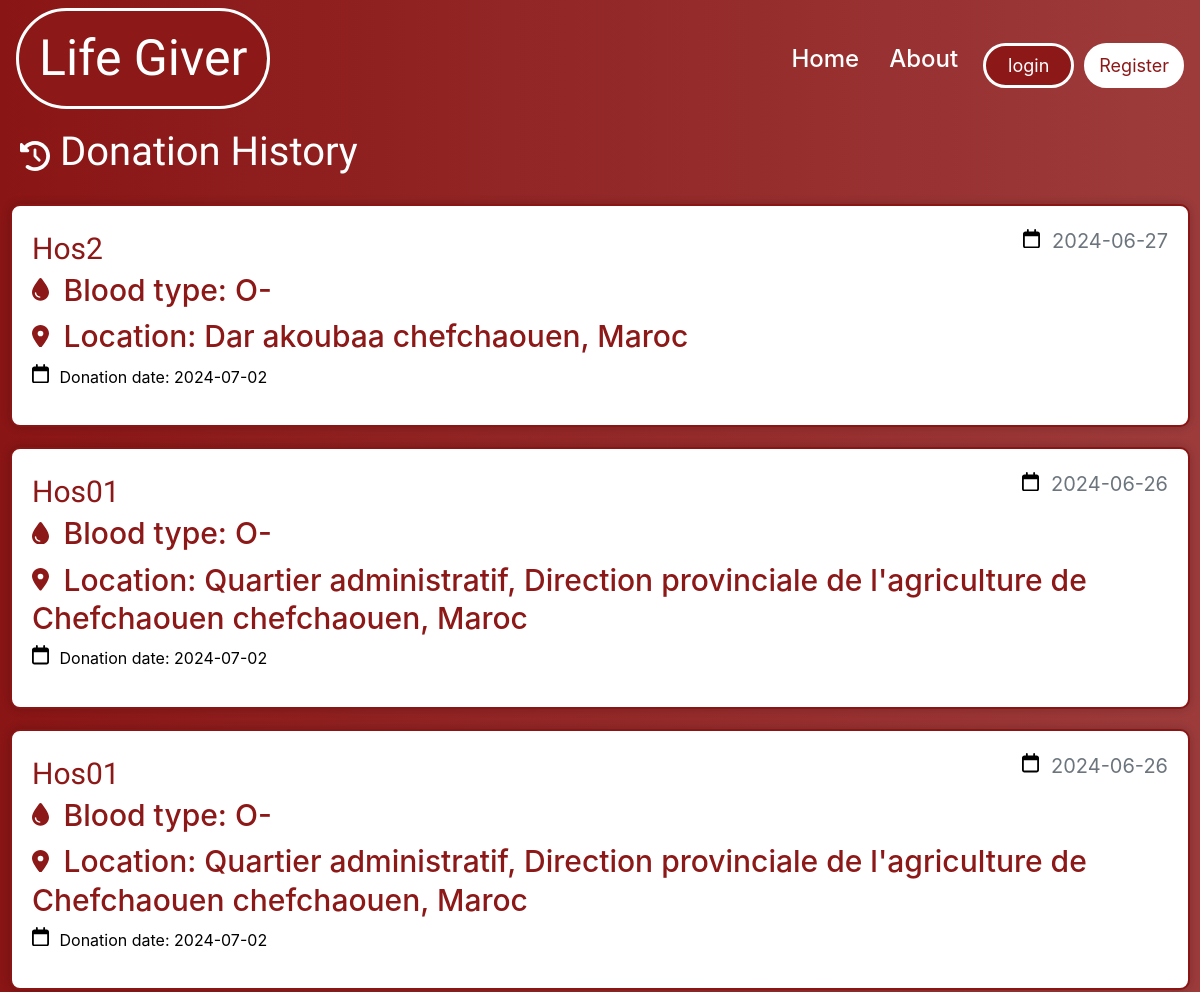
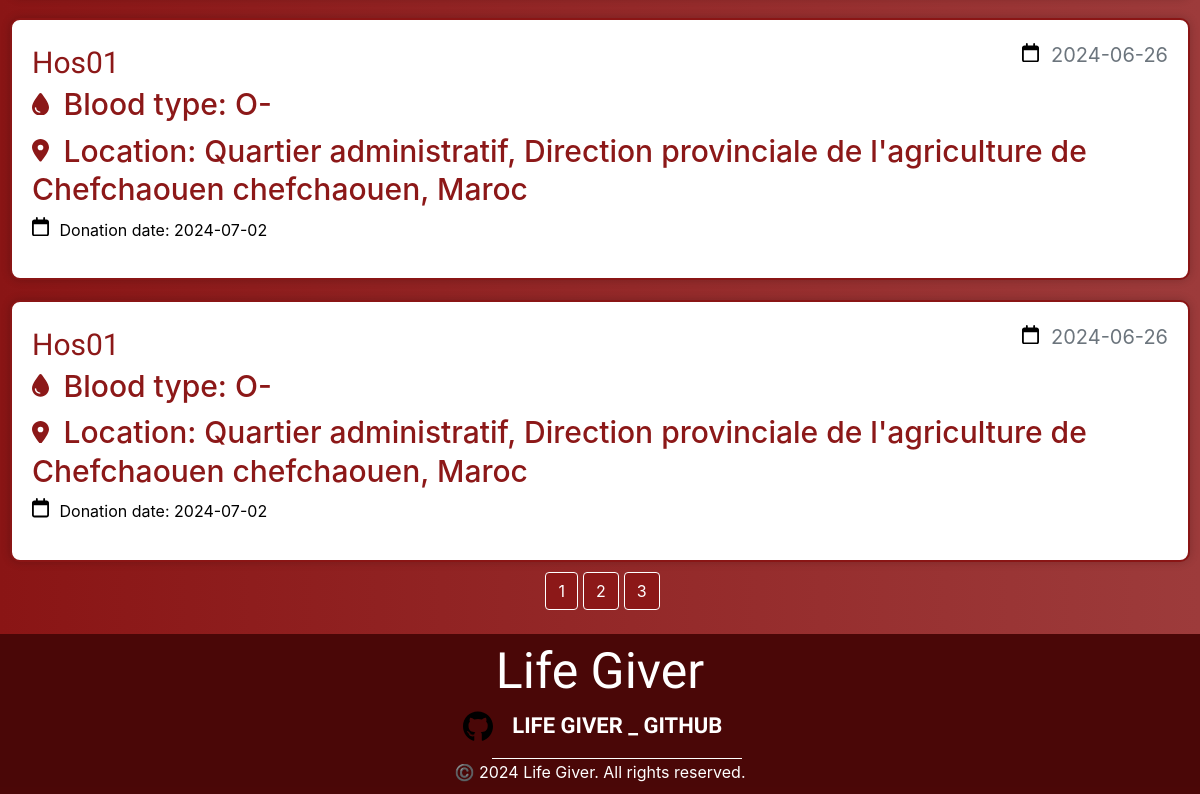
The app's page /donation_history/1 with its own data (2 pictures, top to bottom).
### Lifegiver_test/lifegiver/models.py (models this page shows, shortened)
class UserDonation(db.Model):
    id = db.Column(db.Integer, primary_key=True)
    donation_date = db.Column(db.DateTime, nullable=False, default=datetime.now)
    donor_id = db.Column(db.Integer, db.ForeignKey('donor.id'), nullable=False)
    request_id = db.Column(db.Integer, db.ForeignKey('donation_request.id'), nullable=True)
    hospital_id = db.Column(db.Integer, db.ForeignKey('hospital.id'), nullable=False)

class Hospital(db.Model, UserMixin):
    __tablename__ = 'hospital'
    id = db.Column(db.Integer, primary_key=True)
    name = db.Column(db.String(225), nullable=False)
    image_file = db.Column(db.String(20), nullable=False, default='default1.png')
    street = db.Column(db.String(500), nullable=True)
    city = db.Column(db.String(100), nullable=True)
    province = db.Column(db.String(100), nullable=True)
    zip_code = db.Column(db.String(45), nullable=True)
    country = db.Column(db.String(100), nullable=True)
    phone_number = db.Column(db.String(45), nullable=False)
    email = db.Column(db.String(125), unique=True, nullable=False)
    password = db.Column(db.String(60), nullable=False)
    barcode = db.Column(db.String(100), unique=True, nullable=False)
    lat = db.Column(db.Float, nullable=True)
    lng = db.Column(db.Float, nullable=True)
    hospital_donations = db.relationship('UserDonation', backref='hospital_donation', lazy=True)
    hospital_requests = db.relationship('DonationRequest', backref='hospital_request', lazy=True)
    urgent_requests = db.relationship('UrgentRequest', backref='hospital_urgent_request', lazy=True)

class DonationRequest(db.Model):
    id = db.Column(db.Integer, primary_key=True)
    hospital_id = db.Column(db.Integer, db.ForeignKey('hospital.id'), nullable=False)
    blood_type = db.Column(db.Enum('O-', 'O+', 'A-', 'A+', 'B-', 'B+', 'AB-', 'AB+'), nullable=False)
    request_date = db.Column(db.DateTime, nullable=False, default=datetime.now)
    status = db.Column(db.Enum('pending', 'fulfilled', 'failed'), nullable=False)
    expiration_date = db.Column(db.DateTime, nullable=False, default=lambda: datetime.now() + timedelta(days=90))
    request_donations = db.relationship('UserDonation', backref='donation_request', lazy=True)

### Lifegiver_test/lifegiver/route.py (the view)
@app.route('/donation_history/<int:donor_id>', methods=['POST', 'GET'], strict_slashes=False)
def donation_history(donor_id):
    page = request.args.get('page', 1, type=int)
    donor = Donor.query.filter_by(id=donor_id).first_or_404()
    user_donations = UserDonation.query.filter_by(donor_id=donor_id)\
            .order_by(UserDonation.donation_date.desc())\
            .paginate(page=page, per_page=5) # inteade of using .all() we gonna change it to .paginate() to get 10 requests per page
    return render_template('donation_history.html', title='All User Donations', donations=user_donations, donor_id=donor_id)

### Lifegiver_test/lifegiver/templates/donation_history.html (shortened to what this page needs)
{% extends 'layout.html' %}
{% block link %}
  <link rel="stylesheet" type="text/css" href="{{ url_for('static', filename='css/donation_history.css') }}" />
{% endblock %}
{% block content %}
  <div id="title">
    <h1>Donation History</h1>
  </div>
  {% for don in donations.items %}
    <article class="media content-section">
      <div class="media-body" id="card">
        <div class="article-metadata">
          <a class="mr-2" href="#">{{ don.hospital_donation.name }}</a>
          <small class="text-muted">
            {{ don.donation_request.request_date.strftime('%Y-%m-%d') }}
          </small>
        </div>
        <h2>
          <a class="article-title" href="#">{{ 'Blood type: ' ~ don.donation_request.blood_type }}</a>
        </h2>
        <h2>
          <a class="article-title" href="#">{{ 'Location: ' ~ don.hospital_donation.street ~ ' ' ~ don.hospital_donation.city ~ ', ' ~ don.hospital_donation.country }}</a>
        </h2>
        <p id="expiration" class="article-content">
          {{ 'Donation date: ' ~ don.donation_date.strftime('%Y-%m-%d') }}
        </p>
      </div>
    </article>
  {% endfor %}
  <div class="div">
    {% for page_num in donations.iter_pages(left_edge=1, right_edge=1, left_current=1, right_current=1) %}
      {% if page_num %}
        {% if donations.page == page_num %}
          <a id="page" class="btn btn-info mb-4" href="{{ url_for('donation_history', donor_id=donor_id, page=page_num) }}">{{ page_num }}</a>
        {% else %}
          <a id="page" class="btn btn-outline-info mb-4" href="{{ url_for('donation_history', donor_id=donor_id, page=page_num) }}">{{ page_num }}</a>
        {% endif %}
      {% else %}
        <span>. . .</span>
      {% endif %}
    {% endfor %}
  </div>
{% endblock %}

### Lifegiver_test/lifegiver/static/css/loading.css (style rules this page uses)
:root { --border-width: 7px; }
* { margin: 0; padding: 0; }

### Lifegiver_test/lifegiver/static/css/donation_history.css (style rules this page uses)
body { background-image: linear-gradient(to right, #8a1515, #9d3b3b); }
#card { padding-left: 20px; padding-top: 20px; padding-right: 20px; padding-bottom: 20px; background: #fff; border: 2px solid rgb(255, 255, 255, .2); backdrop-filter: blur(20px); box-shadow: 0 0 10px rgb(0, 0, 0, .2); color: #fff; border-radius: 10px; border: 2px solid #8a1515; }
article { padding-left: 10px; padding-top: 10px; padding-right: 10px; padding-bottom: 10px; }
#page { background-color: #8c1818; border: 1px solid #fff; color: #fff; margin-left: 5px; }
.div { display: flex; justify-content: center; }
svg { width: 17px; margin-right: 6px; }
small { font-size: 20px; margin-left: 60px; }
.article-metadata { display: flex; justify-content: space-between; }
.article-metadata a { color: #8c1818; font-size: 30px; font-weight: 400; font-family: "Acme", sans-serif; text-decoration: none; }
h2 a { color: #8c1818 !important; font-size: 30px !important; text-decoration: none !important; }
#title h1 { color: #fff; font-family: "Acme", sans-serif; }
#title { display: flex; margin-top: 10px; margin-bottom: 10px; margin-left: 20px; }
#title svg { margin-right: 10px; width: 30px; }
#expiration { color: black !important; }

### records on screen
UserDonation: hospital_donation.name "Hos2", donation_request.request_date "2024-06-27", donation_date "Donation date: 2024-07-02"
DonationRequest: blood_type "Blood type: O-"
Hospital: street+city+country "Location: Dar akoubaa chefchaouen, Maroc"
UserDonation: hospital_donation.name "Hos01", donation_request.request_date "2024-06-26", donation_date "Donation date: 2024-07-02"
DonationRequest: blood_type "Blood type: O-"
Hospital: street+city+country "Location: Quartier administratif, Direction provinciale de l'agriculture de Chefchaouen chefchaouen, Maroc"
UserDonation: hospital_donation.name "Hos01", donation_request.request_date "2024-06-26", donation_date "Donation date: 2024-07-02"
UserDonation: hospital_donation.name "Hos01", donation_request.request_date "2024-06-26", donation_date "Donation date: 2024-07-02"
UserDonation: hospital_donation.name "Hos01", donation_request.request_date "2024-06-26", donation_date "Donation date: 2024-07-02"

### other values on screen
{{ page_num }} "1"
{{ page_num }} "2" "3"
